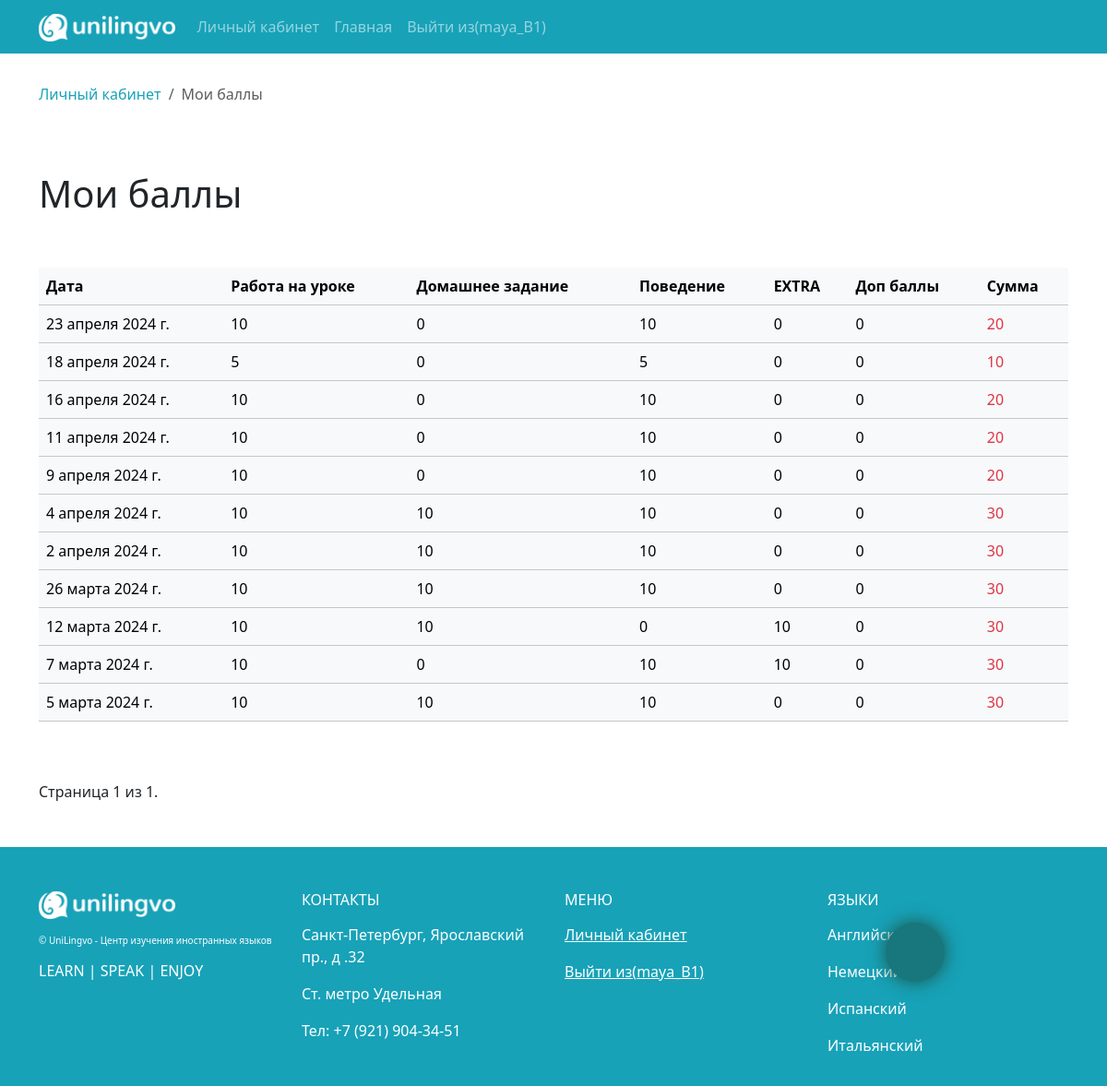
Page /journal/student_marks/ (signed in) on the committed database.
### app_journal/models.py (models this page shows, shortened)
class Mark(models.Model):
    student = models.ForeignKey(Student, on_delete=models.CASCADE, verbose_name="ученик")
    lesson_date = models.ForeignKey(TimeTable, on_delete=models.CASCADE, verbose_name="занятие")
    work_on_lesson = models.IntegerField(verbose_name="Работа на уроке", choices=TITLE_CHOICES)
    behavior =models.IntegerField(verbose_name = "Поведение",  choices=TITLE_CHOICES)
    homework = models.IntegerField(verbose_name="Домашнее задание",  choices=TITLE_CHOICES)
    extra = models.IntegerField(verbose_name="EXTRA",  choices=TITLE_CHOICES)
    additional = models.IntegerField(verbose_name="Дополнительные баллы", blank=True, null=True)
    class Meta:
            verbose_name = "Оценка"
            verbose_name_plural = "Оценки"

### app_timetable/models.py (models this page shows, shortened)
class TimeTable(models.Model):
    group = models.ForeignKey(LearingGroup, on_delete=models.CASCADE, verbose_name='Для какой группы')
    date = models.DateField(verbose_name='Дата проведения занятия')
    comment = models.TextField(verbose_name='Комментарий', blank=True)
    canceled = models.BooleanField(verbose_name="Отмена (x - отмены нет)", blank=True, default=False)
    class Meta:
        verbose_name = "Расписание занятия группы"
        verbose_name_plural = "Расписание занятий групп"

### app_journal/views.py (the view)
# urls.py: path('student_marks/', StudentMarkView.as_view(), name="student_marks"),
@method_decorator(login_required, name="dispatch")
class StudentMarkView(DataMixin, ListView):
    template_name = "app_journal/student_marks.html"
    paginate_by = 20
    def get_context_data(self, **kwargs):
        context = super().get_context_data(**kwargs)
        data_mixin_context = self.get_user_context(title = "Мои баллы")
        context['breadcrumbs'] = [
            {'link': reverse('profiles:personal_area'), 'title':'Личный кабинет'},
            {'link': '#', 'title': "Мои баллы"}
        ]
        return dict(list(context.items()) + list(data_mixin_context.items()))
    def get_queryset(self):
        stud = Student.objects.get(id = self.request.user.id)
        marks = Mark.objects.filter(student = stud).order_by('-lesson_date__date')
        return marks

### app_journal/templatetags/app_journal_tags.py (called while the page is built)
@register.simple_tag()
def mark_sum(*args, **kwargs):
    sum = 0
    for item in args:
        if isinstance(item, int): sum += item
    return sum

### app_lancen/templatetags/lancen_tags.py (called while the page is built)
@register.inclusion_tag('templatetags/breadcrumbs.html')
def breadcrums(list):
    return {'breadcrumbs': list}

### app_lancen/utils.py (called while the page is built)
    def get_user_context(self, **kwargs):
        context = kwargs
        modern_menu = menu.copy()
        if  self.request.user.is_authenticated:
            modern_menu.append({'title' : "Личный кабинет" , 'link' : 'profiles:personal_area'})
        if self.request.user.groups.filter(name='teacher').exists():
            context["pers_area_items"] = teacher_pers_area_items
        if self.request.user.groups.filter(name='student').exists():
            context["pers_area_items"] = student_pers_area_items
        if self.request.user.is_superuser:
            context["pers_area_items"] = admin_pers_area_items
        context['menu'] = modern_menu
        context["recall_form"] = RecallForm
        context['contact_form'] = ContactForm
        return context

### templates/app_journal/student_marks.html (shortened to what this page needs)
{% extends 'base.html' %}
{% load app_journal_tags %}
{% load lancen_tags %}
{% load static %}
{% block other_css %}
<link rel="stylesheet" href="{% static 'app_journal/css/journal.css' %}">
{% endblock other_css %}
{% block content %}
{% breadcrums breadcrumbs %}
<section class = "pb-5 pt-5">
    <h1 >Мои баллы</h1>
    <div class="journal_wrapper">
        <table class = "table table-light table-hover mt-5">
            <tr>
                <th>Дата</th>
                <th>Работа на уроке</th>
                <th>Домашнее задание</th>
                <th>Поведение</th>
                <th>EXTRA</th>
                <th>Доп баллы</th>
                <th>Сумма</th>
            </tr>
            {% for item in  object_list %}
            <tr>
                <td>{{item.lesson_date.date}}</td>
                <td>{{item.work_on_lesson}}</td>
                <td>{{item.homework}}</td>
                <td>{{item.behavior}}</td>
                <td>{{item.extra}}</td>
                <td>{% if item.additional %} {{item.additional}} {% else %}0{% endif %}</td>
                <td class="text-danger">
                    {% mark_sum item.work_on_lesson item.behavior item.homework item.extra item.additional %}
                </td>
            </tr>
            {% endfor %}
        </table>
    </div>
    <div class="pagination mt-5">
        <span class="step-links">
            <span class="current">
                Страница {{ page_obj.number }} из {{ page_obj.paginator.num_pages }}.
            </span>
        </span>
    </div>
</section>
{% endblock content %}

### templates/base.html (shortened to what this page needs)
<!DOCTYPE html>
<html lang="en" class="h-100">
<head>
    {% load static %}
    {% load bootstrap5 %}
    {% load bootstrap_icons %}
    {% bootstrap_css %}
    <link type="text/css" href="{% static 'app_lancen/css/style.css' %}" rel="stylesheet" />
    <link rel="stylesheet" href="https://cdn.jsdelivr.net/npm/bootstrap-icons@1.9.1/font/bootstrap-icons.css">
    {% block other_css %}{% endblock other_css %}
</head>
<body class="d-flex flex-column h-100">
    <header>
        <nav class="navbar navbar-expand-lg navbar-dark my_bg_info" >
            <div class="container">
              <a class="navbar-brand" href="{% url 'lancen:index' %}">
                <img src="{% static 'app_lancen/img/new_lancen_logo.png' %} " alt="" style = "height:30px;">
              </a>
              <div class="collapse navbar-collapse" id="navbarSupportedContent">
                <ul class="navbar-nav me-auto mb-2 mb-lg-0">
                    {% for m in menu %}
                    <li class="nav-item">
                        <a class="nav-link" href="{% url m.link  %}" >
                            {{m.title}}
                        </a>
                    </li>
                    {% endfor %}
                    <li class="nav-item"><a class="nav-link" href="https://unilingvo.ru/">Главная</a></li>
                    <li class="nav-item">
                        {% if not request.user.is_authenticated %}
                        <a class="nav-link" href="{% url 'profiles:login' %}">Авторизация</a>
                        {% else %}
                        <a class="nav-link" href="{% url 'profiles:logout' %}">Выйти из({{request.user.username}})</a>
                        {% endif %}
                    </li>
                </ul>
              </div>
            </div>
        </nav>
    </header>
    <main>
        <div class="container">
            {% block content %}{% endblock content %}
        </div>
    </main>
    <footer class="footer mt-auto py-3 my_bg_info pt-5">
        <div class="container">
            <div class="row text-white">
                <div class="col-lg-3 col-md-6 col-sm-12">
                    <div class="logo" >
                        <img src="{% static 'app_lancen/img/new_lancen_logo.png' %} " alt="" style = "height:30px;">
                    </div>
                    <div class="mt-3">
                        <p style = "font-size: 10px;">&copy; UniLingvo - Центр изучения иностранных языков</p>
                        <h6>LEARN | SPEAK | ENJOY</h6>
                    </div>
                </div>
                <div class="col-lg-3 col-md-6 col-sm-12">
                   <h6 class = "">КОНТАКТЫ</h6>
                    <p class = "mt-3"> Санкт-Петербург, Ярославский пр., д .32</p>
                    <p class = "mt-3"> Ст. метро Удельная</p>
                    <p class = "mt-3"> Тел: +7 (921) 904-34-51</p>
                </div>
                <div class="col-lg-3 col-md-6 col-sm-12 ">
                    <h6 class = "">МЕНЮ</h6>
                    {% for m in menu  %}
                        <p class = "mt-3"> <a href="{% url m.link %}" class = "text-white">{{m.title}}</a></p>
                    {% endfor %}
                    {% if not request.user.is_authenticated %}
                    <p class = "mt-3"><a class="text-white" href="{% url 'profiles:login' %}">Авторизация</a></p>
                    {% else %}
                    <p class = "mt-3"><a class="text-white" href="{% url 'profiles:logout' %}">Выйти из({{request.user.username}})</a></p>
                    {% endif %}
                </div>
                <div class="col-lg-3 col-md-6 col-sm-12">
                    <h6 class = "">ЯЗЫКИ</h6>
                    <p class = "mt-3"> Английский</p>
                    <p class = "mt-3"> Немецкий</p>
                    <p class = "mt-3"> Испанский</p>
                    <p class = "mt-3"> Итальянский</p>
                </div>
            </div>
        </div>
    </footer>
{% block call_icons %}
    <div class="call_button_wrapper">
        {% if request.user.is_authenticated %}
        <a class="animate_icon call_icon_main" data-bs-toggle="offcanvas" href="#offcanvasExample" role="button" aria-controls="offcanvasExample">
        </a>
        {% endif %}
    </div>
{% endblock call_icons %}
</body>
</html>

### app_lancen/static/app_lancen/css/style.css (style rules this page uses)
.my_bg_info { background-color:#17a2b8 !important; }
.call_button_wrapper { display: flex; justify-content: space-between; align-items: center; width: 180px; position: fixed; top: 85%; right: 5%; z-index: 2; }
.message_icon_main, .call_icon_main, .arrow_up { min-width: 4.0rem; min-height: 4.0rem; display: flex; justify-content: center; align-items: center; font-size: 1.0rem; color: white; border-radius: 100%; background-color: #17777c; box-shadow: 0 0 20px #1d5243; cursor: pointer; transition: 5s all ease; }

### app_journal/static/app_journal/css/journal.css (style rules this page uses)
.journal_wrapper { width:100%; overflow: auto; }

### rows in the picture
Mark: lesson_date "23 апреля 2024 г.", work_on_lesson "10", homework "0", behavior "10", extra "0", work_on_lesson+behavior+homework "20"
Mark: lesson_date "18 апреля 2024 г.", work_on_lesson "5", homework "0", behavior "5", extra "0", work_on_lesson+behavior+homework "10"
Mark: lesson_date "16 апреля 2024 г.", work_on_lesson "10", homework "0", behavior "10", extra "0", work_on_lesson+behavior+homework "20"
Mark: lesson_date "11 апреля 2024 г.", work_on_lesson "10", homework "0", behavior "10", extra "0", work_on_lesson+behavior+homework "20"
Mark: lesson_date "9 апреля 2024 г.", work_on_lesson "10", homework "0", behavior "10", extra "0", work_on_lesson+behavior+homework "20"
Mark: lesson_date "4 апреля 2024 г.", work_on_lesson "10", homework "10", behavior "10", extra "0", work_on_lesson+behavior+homework "30"
Mark: lesson_date "2 апреля 2024 г.", work_on_lesson "10", homework "10", behavior "10", extra "0", work_on_lesson+behavior+homework "30"
Mark: lesson_date "26 марта 2024 г.", work_on_lesson "10", homework "10", behavior "10", extra "0", work_on_lesson+behavior+homework "30"
Mark: lesson_date "12 марта 2024 г.", work_on_lesson "10", homework "10", behavior "0", extra "10", work_on_lesson+behavior+homework "30"
Mark: lesson_date "7 марта 2024 г.", work_on_lesson "10", homework "0", behavior "10", extra "10", work_on_lesson+behavior+homework "30"
Mark: lesson_date "5 марта 2024 г.", work_on_lesson "10", homework "10", behavior "10", extra "0", work_on_lesson+behavior+homework "30"

### other values in the picture
{{ m.title }} "Личный кабинет"
{{ request.user.username }} "maya_B1"
{{ item.title }} "Личный кабинет"
{{ item.title }} "Мои баллы"
{{ page_obj.number }} "1"
{{ page_obj.paginator.num_pages }} "1"
